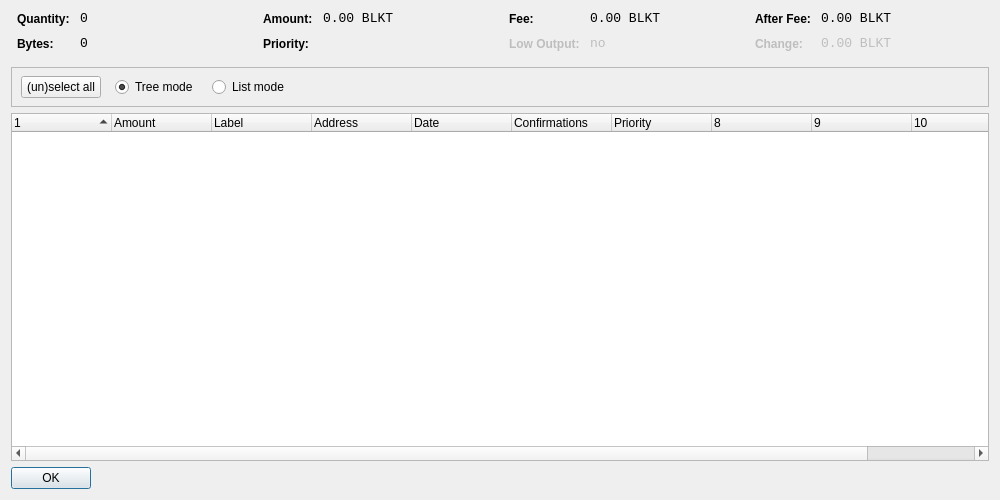
<?xml version="1.0" encoding="UTF-8"?>
<ui version="4.0">
 <class>CoinControlDialog</class>
 <widget class="QDialog" name="CoinControlDialog">
  <property name="geometry">
   <rect>
    <x>0</x>
    <y>0</y>
    <width>1000</width>
    <height>500</height>
   </rect>
  </property>
  <property name="windowTitle">
   <string>Coin Control</string>
  </property>
  <layout class="QVBoxLayout" name="verticalLayout">
   <item>
    <layout class="QHBoxLayout" name="horizontalLayoutTop" stretch="0,0,0,0">
     <property name="topMargin">
      <number>0</number>
     </property>
     <property name="bottomMargin">
      <number>10</number>
     </property>
     <item>
      <layout class="QFormLayout" name="formLayoutCoinControl1">
       <property name="horizontalSpacing">
        <number>10</number>
       </property>
       <property name="verticalSpacing">
        <number>10</number>
       </property>
       <property name="leftMargin">
        <number>6</number>
       </property>
       <property name="rightMargin">
        <number>6</number>
       </property>
       <item row="0" column="0">
        <widget class="QLabel" name="labelCoinControlQuantityText">
         <property name="styleSheet">
          <string notr="true">font-weight:bold;</string>
         </property>
         <property name="text">
          <string>Quantity:</string>
         </property>
        </widget>
       </item>
       <item row="0" column="1">
        <widget class="QLabel" name="labelCoinControlQuantity">
         <property name="font">
          <font>
           <family>Monospace</family>
           <pointsize>10</pointsize>
          </font>
         </property>
         <property name="cursor">
          <cursorShape>IBeamCursor</cursorShape>
         </property>
         <property name="contextMenuPolicy">
          <enum>Qt::ActionsContextMenu</enum>
         </property>
         <property name="text">
          <string>0</string>
         </property>
         <property name="textInteractionFlags">
          <set>Qt::LinksAccessibleByMouse|Qt::TextSelectableByKeyboard|Qt::TextSelectableByMouse</set>
         </property>
        </widget>
       </item>
       <item row="1" column="0">
        <widget class="QLabel" name="labelCoinControlBytesText">
         <property name="styleSheet">
          <string notr="true">font-weight:bold;</string>
         </property>
         <property name="text">
          <string>Bytes:</string>
         </property>
        </widget>
       </item>
       <item row="1" column="1">
        <widget class="QLabel" name="labelCoinControlBytes">
         <property name="font">
          <font>
           <family>Monospace</family>
           <pointsize>10</pointsize>
          </font>
         </property>
         <property name="cursor">
          <cursorShape>IBeamCursor</cursorShape>
         </property>
         <property name="contextMenuPolicy">
          <enum>Qt::ActionsContextMenu</enum>
         </property>
         <property name="text">
          <string>0</string>
         </property>
         <property name="textInteractionFlags">
          <set>Qt::LinksAccessibleByMouse|Qt::TextSelectableByKeyboard|Qt::TextSelectableByMouse</set>
         </property>
        </widget>
       </item>
      </layout>
     </item>
     <item>
      <layout class="QFormLayout" name="formLayoutCoinControl2">
       <property name="horizontalSpacing">
        <number>10</number>
       </property>
       <property name="verticalSpacing">
        <number>10</number>
       </property>
       <property name="leftMargin">
        <number>6</number>
       </property>
       <property name="rightMargin">
        <number>6</number>
       </property>
       <item row="0" column="0">
        <widget class="QLabel" name="labelCoinControlAmountText">
         <property name="styleSheet">
          <string notr="true">font-weight:bold;</string>
         </property>
         <property name="text">
          <string>Amount:</string>
         </property>
        </widget>
       </item>
       <item row="0" column="1">
        <widget class="QLabel" name="labelCoinControlAmount">
         <property name="font">
          <font>
           <family>Monospace</family>
           <pointsize>10</pointsize>
          </font>
         </property>
         <property name="cursor">
          <cursorShape>IBeamCursor</cursorShape>
         </property>
         <property name="contextMenuPolicy">
          <enum>Qt::ActionsContextMenu</enum>
         </property>
         <property name="text">
          <string>0.00 BLKT</string>
         </property>
         <property name="textInteractionFlags">
          <set>Qt::LinksAccessibleByMouse|Qt::TextSelectableByKeyboard|Qt::TextSelectableByMouse</set>
         </property>
        </widget>
       </item>
       <item row="1" column="0">
        <widget class="QLabel" name="labelCoinControlPriorityText">
         <property name="styleSheet">
          <string notr="true">font-weight:bold;</string>
         </property>
         <property name="text">
          <string>Priority:</string>
         </property>
        </widget>
       </item>
       <item row="1" column="1">
        <widget class="QLabel" name="labelCoinControlPriority">
         <property name="font">
          <font>
           <family>Monospace</family>
           <pointsize>10</pointsize>
          </font>
         </property>
         <property name="cursor">
          <cursorShape>IBeamCursor</cursorShape>
         </property>
         <property name="contextMenuPolicy">
          <enum>Qt::ActionsContextMenu</enum>
         </property>
         <property name="text">
          <string/>
         </property>
         <property name="textInteractionFlags">
          <set>Qt::LinksAccessibleByMouse|Qt::TextSelectableByKeyboard|Qt::TextSelectableByMouse</set>
         </property>
        </widget>
       </item>
      </layout>
     </item>
     <item>
      <layout class="QFormLayout" name="formLayoutCoinControl3">
       <property name="horizontalSpacing">
        <number>10</number>
       </property>
       <property name="verticalSpacing">
        <number>10</number>
       </property>
       <property name="leftMargin">
        <number>6</number>
       </property>
       <property name="rightMargin">
        <number>6</number>
       </property>
       <item row="0" column="0">
        <widget class="QLabel" name="labelCoinControlFeeText">
         <property name="styleSheet">
          <string notr="true">font-weight:bold;</string>
         </property>
         <property name="text">
          <string>Fee:</string>
         </property>
        </widget>
       </item>
       <item row="0" column="1">
        <widget class="QLabel" name="labelCoinControlFee">
         <property name="font">
          <font>
           <family>Monospace</family>
           <pointsize>10</pointsize>
          </font>
         </property>
         <property name="cursor">
          <cursorShape>IBeamCursor</cursorShape>
         </property>
         <property name="contextMenuPolicy">
          <enum>Qt::ActionsContextMenu</enum>
         </property>
         <property name="text">
          <string>0.00 BLKT</string>
         </property>
         <property name="textInteractionFlags">
          <set>Qt::LinksAccessibleByMouse|Qt::TextSelectableByKeyboard|Qt::TextSelectableByMouse</set>
         </property>
        </widget>
       </item>
       <item row="1" column="0">
        <widget class="QLabel" name="labelCoinControlLowOutputText">
         <property name="enabled">
          <bool>false</bool>
         </property>
         <property name="styleSheet">
          <string notr="true">font-weight:bold;</string>
         </property>
         <property name="text">
          <string>Low Output:</string>
         </property>
        </widget>
       </item>
       <item row="1" column="1">
        <widget class="QLabel" name="labelCoinControlLowOutput">
         <property name="enabled">
          <bool>false</bool>
         </property>
         <property name="font">
          <font>
           <family>Monospace</family>
           <pointsize>10</pointsize>
          </font>
         </property>
         <property name="cursor">
          <cursorShape>IBeamCursor</cursorShape>
         </property>
         <property name="contextMenuPolicy">
          <enum>Qt::ActionsContextMenu</enum>
         </property>
         <property name="text">
          <string>no</string>
         </property>
         <property name="textInteractionFlags">
          <set>Qt::LinksAccessibleByMouse|Qt::TextSelectableByKeyboard|Qt::TextSelectableByMouse</set>
         </property>
        </widget>
       </item>
      </layout>
     </item>
     <item>
      <layout class="QFormLayout" name="formLayoutCoinControl4">
       <property name="horizontalSpacing">
        <number>10</number>
       </property>
       <property name="verticalSpacing">
        <number>10</number>
       </property>
       <property name="leftMargin">
        <number>6</number>
       </property>
       <property name="rightMargin">
        <number>6</number>
       </property>
       <item row="0" column="0">
        <widget class="QLabel" name="labelCoinControlAfterFeeText">
         <property name="styleSheet">
          <string notr="true">font-weight:bold;</string>
         </property>
         <property name="text">
          <string>After Fee:</string>
         </property>
        </widget>
       </item>
       <item row="0" column="1">
        <widget class="QLabel" name="labelCoinControlAfterFee">
         <property name="font">
          <font>
           <family>Monospace</family>
           <pointsize>10</pointsize>
          </font>
         </property>
         <property name="cursor">
          <cursorShape>IBeamCursor</cursorShape>
         </property>
         <property name="contextMenuPolicy">
          <enum>Qt::ActionsContextMenu</enum>
         </property>
         <property name="text">
          <string>0.00 BLKT</string>
         </property>
         <property name="textInteractionFlags">
          <set>Qt::LinksAccessibleByMouse|Qt::TextSelectableByKeyboard|Qt::TextSelectableByMouse</set>
         </property>
        </widget>
       </item>
       <item row="1" column="0">
        <widget class="QLabel" name="labelCoinControlChangeText">
         <property name="enabled">
          <bool>false</bool>
         </property>
         <property name="styleSheet">
          <string notr="true">font-weight:bold;</string>
         </property>
         <property name="text">
          <string>Change:</string>
         </property>
        </widget>
       </item>
       <item row="1" column="1">
        <widget class="QLabel" name="labelCoinControlChange">
         <property name="enabled">
          <bool>false</bool>
         </property>
         <property name="font">
          <font>
           <family>Monospace</family>
           <pointsize>10</pointsize>
          </font>
         </property>
         <property name="cursor">
          <cursorShape>IBeamCursor</cursorShape>
         </property>
         <property name="contextMenuPolicy">
          <enum>Qt::ActionsContextMenu</enum>
         </property>
         <property name="text">
          <string>0.00 BLKT</string>
         </property>
         <property name="textInteractionFlags">
          <set>Qt::LinksAccessibleByMouse|Qt::TextSelectableByKeyboard|Qt::TextSelectableByMouse</set>
         </property>
        </widget>
       </item>
      </layout>
     </item>
    </layout>
   </item>
   <item>
    <widget class="QFrame" name="frame">
     <property name="minimumSize">
      <size>
       <width>0</width>
       <height>40</height>
      </size>
     </property>
     <property name="frameShape">
      <enum>QFrame::StyledPanel</enum>
     </property>
     <property name="frameShadow">
      <enum>QFrame::Sunken</enum>
     </property>
     <widget class="QWidget" name="horizontalLayoutWidget">
      <property name="geometry">
       <rect>
        <x>10</x>
        <y>0</y>
        <width>781</width>
        <height>41</height>
       </rect>
      </property>
      <layout class="QHBoxLayout" name="horizontalLayoutPanel" stretch="0,0,0,0,0">
       <property name="spacing">
        <number>14</number>
       </property>
       <item>
        <widget class="QPushButton" name="pushButtonSelectAll">
         <property name="sizePolicy">
          <sizepolicy hsizetype="Maximum" vsizetype="Fixed">
           <horstretch>0</horstretch>
           <verstretch>0</verstretch>
          </sizepolicy>
         </property>
         <property name="text">
          <string>(un)select all</string>
         </property>
        </widget>
       </item>
       <item>
        <widget class="QRadioButton" name="radioTreeMode">
         <property name="sizePolicy">
          <sizepolicy hsizetype="Maximum" vsizetype="Fixed">
           <horstretch>0</horstretch>
           <verstretch>0</verstretch>
          </sizepolicy>
         </property>
         <property name="text">
          <string>Tree mode</string>
         </property>
         <property name="checked">
          <bool>true</bool>
         </property>
        </widget>
       </item>
       <item>
        <widget class="QRadioButton" name="radioListMode">
         <property name="sizePolicy">
          <sizepolicy hsizetype="Maximum" vsizetype="Fixed">
           <horstretch>0</horstretch>
           <verstretch>0</verstretch>
          </sizepolicy>
         </property>
         <property name="text">
          <string>List mode</string>
         </property>
        </widget>
       </item>
       <item>
        <spacer name="horizontalSpacer">
         <property name="orientation">
          <enum>Qt::Horizontal</enum>
         </property>
         <property name="sizeHint" stdset="0">
          <size>
           <width>40</width>
           <height>20</height>
          </size>
         </property>
        </spacer>
       </item>
      </layout>
     </widget>
    </widget>
   </item>
   <item>
    <widget class="CoinControlTreeWidget" name="treeWidget">
     <property name="contextMenuPolicy">
      <enum>Qt::CustomContextMenu</enum>
     </property>
     <property name="sortingEnabled">
      <bool>false</bool>
     </property>
     <property name="columnCount">
      <number>11</number>
     </property>
     <attribute name="headerShowSortIndicator" stdset="0">
      <bool>true</bool>
     </attribute>
     <attribute name="headerStretchLastSection">
      <bool>false</bool>
     </attribute>
     <column>
      <property name="text">
       <string/>
      </property>
     </column>
     <column>
      <property name="text">
       <string>Amount</string>
      </property>
     </column>
     <column>
      <property name="text">
       <string>Label</string>
      </property>
     </column>
     <column>
      <property name="text">
       <string>Address</string>
      </property>
     </column>
     <column>
      <property name="text">
       <string>Date</string>
      </property>
     </column>
     <column>
      <property name="text">
       <string>Confirmations</string>
      </property>
      <property name="toolTip">
       <string>Confirmed</string>
      </property>
     </column>
     <column>
      <property name="text">
       <string>Priority</string>
      </property>
     </column>
     <column>
      <property name="text">
       <string/>
      </property>
     </column>
     <column>
      <property name="text">
       <string/>
      </property>
     </column>
     <column>
      <property name="text">
       <string/>
      </property>
     </column>
     <column>
      <property name="text">
       <string/>
      </property>
     </column>
    </widget>
   </item>
   <item>
    <widget class="QDialogButtonBox" name="buttonBox">
     <property name="sizePolicy">
      <sizepolicy hsizetype="Maximum" vsizetype="Fixed">
       <horstretch>0</horstretch>
       <verstretch>0</verstretch>
      </sizepolicy>
     </property>
     <property name="orientation">
      <enum>Qt::Horizontal</enum>
     </property>
     <property name="standardButtons">
      <set>QDialogButtonBox::Ok</set>
     </property>
    </widget>
   </item>
  </layout>
 </widget>
 <customwidgets>
  <customwidget>
   <class>CoinControlTreeWidget</class>
   <extends>QTreeWidget</extends>
   <header>coincontroltreewidget.h</header>
  </customwidget>
 </customwidgets>
 <resources/>
 <connections/>
</ui>
